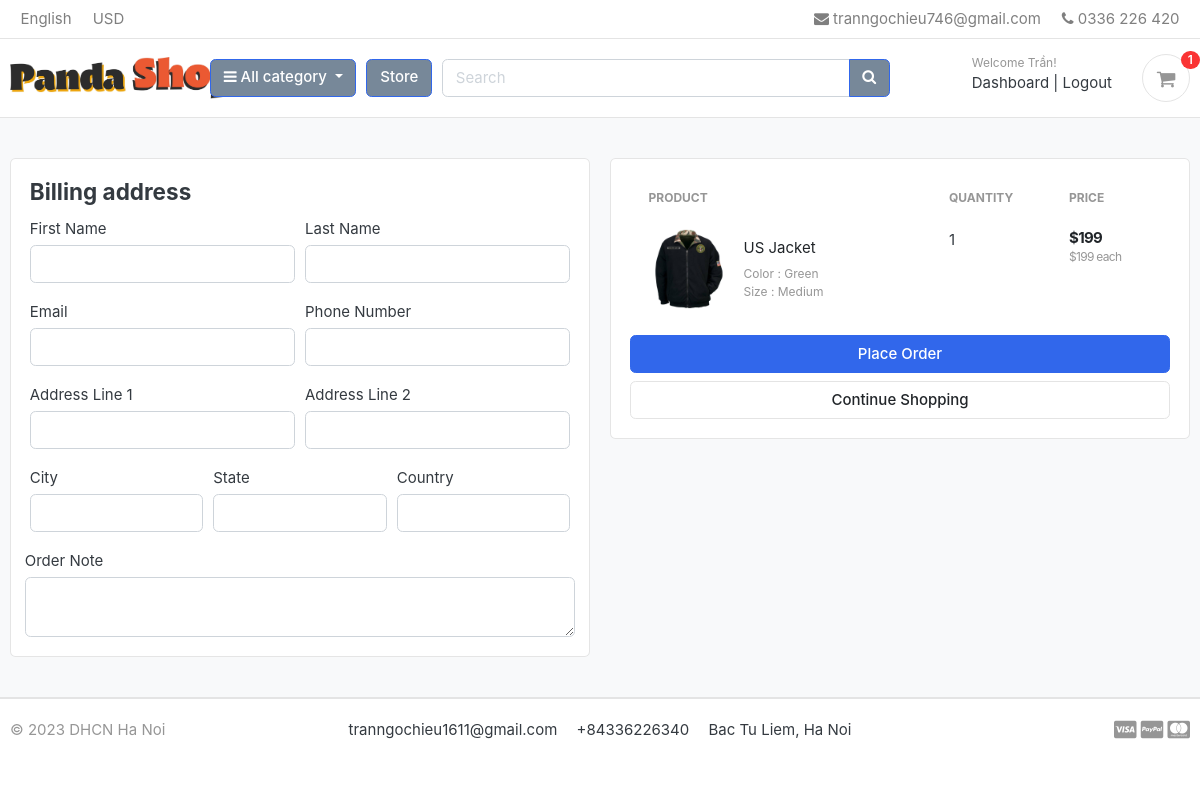
Page /cart/checkout/ (signed in) on the committed database.
### accounts/models.py (models this page shows, shortened)
class Account(AbstractBaseUser, PermissionsMixin):
    first_name      = models.CharField(max_length=50)
    last_name       = models.CharField(max_length=50)
    username        = models.CharField(max_length=50, unique=True)
    email           = models.EmailField(max_length=100, unique=True)
    phone_number    = models.CharField(max_length=50)
    date_joined     = models.DateTimeField(auto_now_add=True)
    last_login      = models.DateTimeField(auto_now_add=True)
    is_admin        = models.BooleanField(default=False)
    is_staff        = models.BooleanField(default=False)
    is_active       = models.BooleanField(default=False)
    is_superadmin   = models.BooleanField(default=False)
    USERNAME_FIELD = 'email'
    REQUIRED_FIELDS = ['username', 'first_name', 'last_name']
    objects = MyAccountManager()

### carts/models.py (models this page shows, shortened)
class CartItem(models.Model):
    user = models.ForeignKey(Account, on_delete=models.CASCADE, null=True)
    product = models.ForeignKey(Product, on_delete=models.CASCADE)
    variations = models.ManyToManyField(Variation, blank=True)
    cart = models.ForeignKey(Cart, on_delete=models.CASCADE, null=True)
    quantity = models.IntegerField()
    is_active = models.BooleanField(default=True)
    def sub_total(self):
        return self.product.price * self.quantity

### store/models.py (models this page shows, shortened)
class Product(models.Model):
    product_name    = models.CharField(max_length=200, unique=True)
    slug            = models.SlugField(max_length=200, unique=True)
    description     = models.TextField(max_length=200, blank=True)
    price           = models.IntegerField()
    images          = models.ImageField(upload_to='photos/products', blank=True)
    stock           = models.IntegerField()
    is_available    = models.BooleanField(default=True)
    category        = models.ForeignKey(Category, on_delete=models.CASCADE)
    created_date    = models.DateTimeField(auto_now_add=True)
    modified_date   = models.DateTimeField(auto_now=True)
    def get_url(self):
        return reverse('product_detail', args=[self.category.slug, self.slug])

class Variation(models.Model):
    product = models.ForeignKey(Product, on_delete=models.CASCADE)
    variation_category = models.CharField(max_length=100, choices=variation_category_choice)
    variation_value = models.CharField(max_length=200)
    is_active = models.BooleanField(default=True)
    created_date = models.DateTimeField(auto_now=True)
    objects = VariationManager()

### carts/views.py (the view)
# urls.py: path('checkout/', views.checkout, name='checkout')
@login_required(login_url='login')
def checkout(request, total=0, quantity=0, cart_items=None):
    try:
        tax = 0
        grand_total = 0
        if request.user.is_authenticated:
            cart_items = CartItem.objects.filter(user=request.user, is_active=True)
        else:
            cart = Cart.objects.get(cart_id=_cart_id(request))
            cart_items = CartItem.objects.filter(cart=cart, is_active=True)
        for cart_item in cart_items:
            total += (cart_item.product.price * cart_item.quantity)
            quantity += cart_item.quantity
        tax = (2 * total) / 100
        grand_total = total + tax
    except ObjectDoesNotExist:
        pass
    context = {
        'total': total,
        'quantity': quantity,
        'cart_items': cart_items,
        'tax': tax,
        'grand_total': grand_total,
    }
    return render(request, 'store/checkout.html', context)

### carts/context_processors.py (called while the page is built)
def counter(request):
    cart_count = 0
    if 'admin' in request.path:
        return {}
    else:
        try:
            cart = Cart.objects.filter(cart_id=_cart_id(request))
            if request.user.is_authenticated:
                cart_items = CartItem.objects.all().filter(user=request.user)
            else:
                cart_items = CartItem.objects.all().filter(cart=cart[:1])
            for cart_item in cart_items:
                cart_count += cart_item.quantity
        except Cart.DoesNotExist:
            cart_count = 0
    return dict(cart_count=cart_count)

### carts/views.py (called while the page is built)
def _cart_id(request):
    cart = request.session.session_key
    if not cart:
        cart = request.session.create()
    return cart

### category/context_processors.py (called while the page is built)
def menu_links(request):
    links = Category.objects.all()
    return dict(links=links)

### category/models.py (called while the page is built)
    def get_url(self):
        return reverse('product_by_category', args=[self.slug])

### Template/store/checkout.html (shortened to what this page needs)
{% extends 'base.html' %}
{% load static %}
{% block content %}
<section class="section-content padding-y bg">
<div class="container">
<div class="row">
	<aside class="col-lg-6">
<div class="card">
    <div class="card-body">
        <h4 class="card-title">Billing address</h4>
        <form action="{% url 'place_order' %}" method="POST">
            <div class="form-row">
                <div class="col form-group">
                    <label for="">First Name</label>
                    <input type="text" name="first_name" class="form-control" required>
                </div>
                <div class="col form-group">
                    <label for="">Last Name</label>
                    <input type="text" name="last_name" class="form-control" required>
                </div>
            </div>
            <div class="form-row">
                <div class="col form-group">
                    <label for="">Email</label>
                    <input type="email" name="email" class="form-control" required>
                </div>
                <div class="col form-group">
                    <label for="">Phone Number</label>
                    <input type="text" name="phone" class="form-control" required>
                </div>
            </div>
            <div class="form-row">
                <div class="col form-group">
                    <label for="">Address Line 1</label>
                    <input type="text" name="address_line_1" class="form-control" required>
                </div>
                <div class="col form-group">
                    <label for="">Address Line 2</label>
                    <input type="text" name="address_line_2" class="form-control">
                </div>
            </div>
            <div class="form-row">
                <div class="col form-group">
                    <label for="">City</label>
                    <input type="text" name="city" class="form-control" required>
                </div>
                <div class="col form-group">
                    <label for="">State</label>
                    <input type="text" name="state" class="form-control" required>
                </div>
                <div class="col form-group">
                    <label for="">Country</label>
                    <input type="text" name="country" class="form-control" required>
                </div>
            </div>
            <div class="form-row">
                <label for="">Order Note</label>
                <textarea name="order_note" rows="2" class="form-control"></textarea>
            </div>
    </div>
</div>
	</aside>
	<aside class="col-lg-6">
		<div class="card">
		<div class="card-body">
            <table class="table table-borderless table-shopping-cart">
            <thead class="text-muted">
            <tr class="small text-uppercase">
                <th scope="col">Product</th>
                <th scope="col" width="120">Quantity</th>
                <th scope="col" width="120">Price</th>
            </tr>
            </thead>
            <tbody>
            {% for cart_item in cart_items %}
            <tr>
                <td>
                    <figure class="itemside align-items-center">
                        <div class="aside"><img src="{{ cart_item.product.images.url }}" class="img-sm"></div>
                        <figcaption class="info">
                            <a href="{{ cart_item.product.get_url }}" class="title text-dark">{{ cart_item.product.product_name }}</a>
                            <p class="text-muted small">
                                {% if cart_item.variations.all %}
                                    {% for item in cart_item.variations.all %}
                                        {{ item.variation_category | capfirst }} : {{ item.variation_value | capfirst }} <br>
                                    {% endfor %}
                                {% endif %}
                            </p>
                        </figcaption>
                    </figure>
                </td>
                <td>
                    <label for="">{{ cart_item.quantity }}</label>
                </td>
                <td>
                    <div class="price-wrap">
                        <var class="price">${{ cart_item.sub_total }}</var>
                        <small class="text-muted"> ${{ cart_item.product.price }} each </small>
                    </div>
                </td>
            </tr>
            {% endfor %}
            </tbody>
            </table>
            <button type="submit" name="submit" class="btn btn-primary btn-block">Place Order</button>
            <a href="{% url 'store' %}" class="btn btn-light btn-block">Continue Shopping</a>
		</div>
		</div>
</aside>
</div>
</div>
</section>
{% endblock %}

### Template/includes/navbar.html (shortened to what this page needs)
{% load static %}
<header class="section-header">
    <nav class="navbar p-md-0 navbar-expand-sm navbar-light border-bottom">
    <div class="container">
      <div class="collapse navbar-collapse" id="navbarTop4">
        <ul class="navbar-nav mr-auto">
            <li class="nav-item dropdown">
                 <a href="#" class="nav-link">   English </a>
            </li>
            <li class="nav-item dropdown">
                <a href="#" class="nav-link"> USD </a>
            </li>
        </ul>
        <ul class="navbar-nav">
            <li><a href="#" class="nav-link"> <i class="fa fa-envelope"></i> tranngochieu746@gmail.com </a></li>
            <li><a href="#" class="nav-link"> <i class="fa fa-phone"></i> 0336 226 420</a></li>
        </ul>
      </div>
    </div>
    </nav>
    <section class="header-main border-bottom">
        <div class="container">
    <div class="row align-items-center">
        <div class="col-lg-2 col-md-3 col-6">
            <a href="{% url 'home' %}" class="brand-wrap">
                <img class="logo" src="{% static './images/Panda1.jpg' %}">
            </a>
        </div>
        <div class="col-lg col-sm col-md col-6 flex-grow-0">
            <div class="category-wrap dropdown d-inline-block float-right">
                <button type="button" class="btn btn-primary dropdown-toggle" data-toggle="dropdown" style="background-color: lightslategray;">
                    <i class="fa fa-bars"></i> All category
                </button>
            </div>
        </div>
        <a href="{% url 'store' %}" class="btn btn-outline-primary" style="background-color: lightslategray; color: white;">Store</a>
        <div class="col-lg  col-md-6 col-sm-12 col">
            <form action="{% url 'search' %}" class="search" method="GET">
                <div class="input-group w-100">
                    <input type="text" class="form-control" style="width:60%;" placeholder="Search", name="keyword">
                    <div class="input-group-append">
                      <button class="btn btn-primary" type="submit" style="background-color: lightslategray;">
                        <i class="fa fa-search"></i>
                      </button>
                    </div>
                </div>
            </form>
        </div>
        <div class="col-lg-3 col-sm-6 col-8 order-2 order-lg-3">
                    <div class="d-flex justify-content-end mb-3 mb-lg-0">
                        {% if user.id is None %}
                        <div class="widget-header">
                            <small class="title text-muted">Welcome guest!</small>
                            <div>
                                <a href="{% url 'login' %}">Sign in</a> <span class="dark-transp"> | </span>
                                <a href="{% url 'register' %}"> Register</a>
                            </div>
                        </div>
                        {% else %}
                        <div class="widget-header">
                            <small class="title text-muted">Welcome {{user.first_name}}!</small>
                            <div>
                                <a href="{% url 'dashboard' %}">Dashboard</a> <span class="dark-transp"> | </span>
                                <a href="{% url 'logout' %}">Logout</a>
                            </div>
                        </div>
                        {% endif %}
                        <a href="{% url 'cart' %}" class="widget-header pl-3 ml-3">
                            <div class="icon icon-sm rounded-circle border"><i class="fa fa-shopping-cart"></i></div>
                            <span class="badge badge-pill badge-danger notify">{{ cart_count }}</span>
                        </a>
                    </div>
                </div>
    </div>
        </div>
    </section>
</header>

### static/css/ui.css (style rules this page uses)
html { font-family: "Inter", sans-serif; font-size: 15px; }
.price-wrap { letter-spacing: -0.7px; }
.icon-xs, .icon-sm, .icon-md, .icon-lg { display: inline-block; text-align: center; flex-shrink: 0; flex-grow: 0; }
.icon-sm { width: 48px; height: 48px; line-height: 48px !important; font-size: 20px; }
.img-xs, .img-sm, .img-md, .img-lg { -o-object-fit: cover; object-fit: cover; flex-shrink: 0; flex-grow: 0; }
.img-sm { width: 80px; height: 80px; }
.padding-y { padding-top: 40px; padding-bottom: 40px; }
var { font-style: normal; }
figure { margin-bottom: 0; }
article:after, .form-group:after { display: block; clear: both; content: ""; }
.bg { background-color: #f8f9fa; }
p:last-child { margin-bottom: 0; }
.header-main { position: relative; padding-top: 1rem; padding-bottom: 1rem; }
.brand-wrap .logo, .navbar-brand .logo { margin-right: 7px; max-height: 42px; display: inline-block; }
.widget-header { display: inline-block; vertical-align: middle; position: relative; }
.widget-header a { color: #343a40; }
.widget-header i { color: #969696; }
.widget-header .title { display: block; }
.widget-header .notify { position: absolute; top: -3px; right: -10px; }
.btn-light { background-color: #fff; border-color: #e4e4e4; }
.itemside { position: relative; display: flex; width: 100%; }
.itemside .aside { position: relative; flex-shrink: 0; }
.itemside .info { padding-left: 15px; padding-right: 7px; }
.itemside p { margin-bottom: 0; }
.itemside .title { display: block; margin-bottom: 5px; color: #212529; }
.notify { position: absolute; top: -4px; right: -10px; display: inline-block; padding: 0.25em 0.6em; font-size: 12px; line-height: 1; text-align: center; border-radius: 3rem; color: #fff; background-color: #fa3434; }
.price { font-weight: 600; color: #212529; }
.table-shopping-cart.table td, .table-shopping-cart.table th { padding-left: 1.25rem; padding-right: 1.25rem; }
.table-shopping-cart .price-wrap { line-height: 1.2; }
.table-shopping-cart .price { font-weight: bold; margin-right: 5px; display: block; }

### rows in the picture
Account: first_name "Trần"
CartItem: product.images (picture), product.product_name "US Jacket", quantity "1", sub_total "199", product.price "199"
Variation: variation_category "Color", variation_value "Green"
Variation: variation_category "Size", variation_value "Medium"

### other values in the picture
{{ cart_count }} "1"
